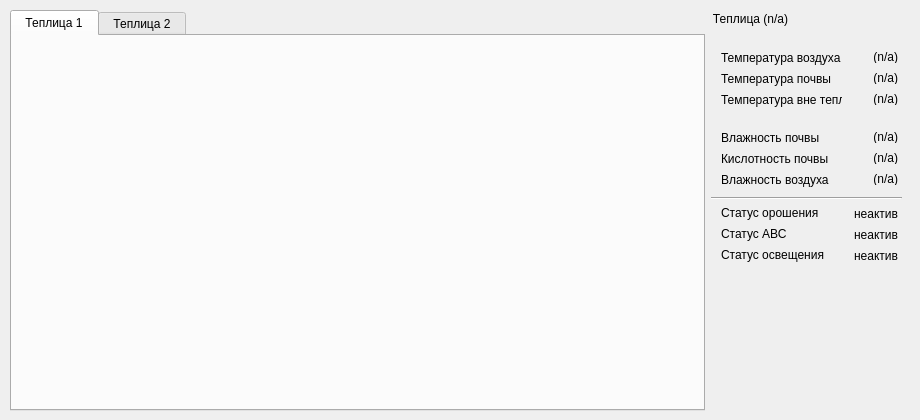
            <widget class="QWidget" name="page_3">
             <widget class="QWidget" name="horizontalLayoutWidget">
              <property name="geometry">
               <rect>
                <x>10</x>
                <y>10</y>
                <width>901</width>
                <height>401</height>
               </rect>
              </property>
              <layout class="QHBoxLayout" name="horizontalLayout_3">
               <property name="sizeConstraint">
                <enum>QLayout::SetMinAndMaxSize</enum>
               </property>
               <item>
                <widget class="QTabWidget" name="taw_PtsRoot">
                 <property name="sizePolicy">
                  <sizepolicy hsizetype="Expanding" vsizetype="Expanding">
                   <horstretch>0</horstretch>
                   <verstretch>0</verstretch>
                  </sizepolicy>
                 </property>
                 <property name="maximumSize">
                  <size>
                   <width>720</width>
                   <height>16777215</height>
                  </size>
                 </property>
                 <widget class="QWidget" name="tab">
                  <attribute name="title">
                   <string> Теплица 1 </string>
                  </attribute>
                 </widget>
                 <widget class="QWidget" name="tab_2">
                  <attribute name="title">
                   <string> Теплица 2 </string>
                  </attribute>
                 </widget>
                </widget>
               </item>
               <item>
                <widget class="QGroupBox" name="groupBox">
                 <property name="sizePolicy">
                  <sizepolicy hsizetype="Maximum" vsizetype="Preferred">
                   <horstretch>0</horstretch>
                   <verstretch>0</verstretch>
                  </sizepolicy>
                 </property>
                 <property name="minimumSize">
                  <size>
                   <width>200</width>
                   <height>0</height>
                  </size>
                 </property>
                 <property name="maximumSize">
                  <size>
                   <width>200</width>
                   <height>16777215</height>
                  </size>
                 </property>
                 <property name="styleSheet">
                  <string notr="true">QGroupBox { margin-top: 11px; border-top: 1px flat; }</string>
                 </property>
                 <property name="title">
                  <string>Теплица (n/a)</string>
                 </property>
                 <widget class="QLabel" name="lbl_ReadOnly26">
                  <property name="geometry">
                   <rect>
                    <x>10</x>
                    <y>40</y>
                    <width>121</width>
                    <height>16</height>
                   </rect>
                  </property>
                  <property name="text">
                   <string>Температура воздуха</string>
                  </property>
                 </widget>
                 <widget class="QLabel" name="lbl_PtsStatAirTemp">
                  <property name="geometry">
                   <rect>
                    <x>140</x>
                    <y>40</y>
                    <width>47</width>
                    <height>13</height>
                   </rect>
                  </property>
                  <property name="text">
                   <string>(n/a)</string>
                  </property>
                  <property name="alignment">
                   <set>Qt::AlignRight|Qt::AlignTrailing|Qt::AlignVCenter</set>
                  </property>
                 </widget>
                 <widget class="QLabel" name="lbl_ReadOnly27">
                  <property name="geometry">
                   <rect>
                    <x>10</x>
                    <y>61</y>
                    <width>111</width>
                    <height>16</height>
                   </rect>
                  </property>
                  <property name="text">
                   <string>Температура почвы</string>
                  </property>
                 </widget>
                 <widget class="QLabel" name="lbl_PtsStatSoilTemp">
                  <property name="geometry">
                   <rect>
                    <x>140</x>
                    <y>61</y>
                    <width>47</width>
                    <height>13</height>
                   </rect>
                  </property>
                  <property name="text">
                   <string>(n/a)</string>
                  </property>
                  <property name="alignment">
                   <set>Qt::AlignRight|Qt::AlignTrailing|Qt::AlignVCenter</set>
                  </property>
                 </widget>
                 <widget class="QLabel" name="lbl_ReadOnly28">
                  <property name="geometry">
                   <rect>
                    <x>10</x>
                    <y>82</y>
                    <width>121</width>
                    <height>16</height>
                   </rect>
                  </property>
                  <property name="text">
                   <string>Температура вне тепл.</string>
                  </property>
                 </widget>
                 <widget class="QLabel" name="lbl_PtsStatExtAirTemp">
                  <property name="geometry">
                   <rect>
                    <x>140</x>
                    <y>82</y>
                    <width>47</width>
                    <height>13</height>
                   </rect>
                  </property>
                  <property name="text">
                   <string>(n/a)</string>
                  </property>
                  <property name="alignment">
                   <set>Qt::AlignRight|Qt::AlignTrailing|Qt::AlignVCenter</set>
                  </property>
                 </widget>
                 <widget class="QLabel" name="lbl_PtsStatAirMoisture">
                  <property name="geometry">
                   <rect>
                    <x>140</x>
                    <y>162</y>
                    <width>47</width>
                    <height>13</height>
                   </rect>
                  </property>
                  <property name="text">
                   <string>(n/a)</string>
                  </property>
                  <property name="alignment">
                   <set>Qt::AlignRight|Qt::AlignTrailing|Qt::AlignVCenter</set>
                  </property>
                 </widget>
                 <widget class="QLabel" name="lbl_ReadOnly31">
                  <property name="geometry">
                   <rect>
                    <x>10</x>
                    <y>162</y>
                    <width>121</width>
                    <height>16</height>
                   </rect>
                  </property>
                  <property name="text">
                   <string>Влажность воздуха</string>
                  </property>
                 </widget>
                 <widget class="QLabel" name="lbl_PtsStatSoilPHRate">
                  <property name="geometry">
                   <rect>
                    <x>140</x>
                    <y>141</y>
                    <width>47</width>
                    <height>13</height>
                   </rect>
                  </property>
                  <property name="text">
                   <string>(n/a)</string>
                  </property>
                  <property name="alignment">
                   <set>Qt::AlignRight|Qt::AlignTrailing|Qt::AlignVCenter</set>
                  </property>
                 </widget>
                 <widget class="QLabel" name="lbl_ReadOnly30">
                  <property name="geometry">
                   <rect>
                    <x>10</x>
                    <y>141</y>
                    <width>121</width>
                    <height>16</height>
                   </rect>
                  </property>
                  <property name="text">
                   <string>Кислотность почвы</string>
                  </property>
                 </widget>
                 <widget class="QLabel" name="lbl_PtsStatSoilMoisture">
                  <property name="geometry">
                   <rect>
                    <x>140</x>
                    <y>120</y>
                    <width>47</width>
                    <height>13</height>
                   </rect>
                  </property>
                  <property name="text">
                   <string>(n/a)</string>
                  </property>
                  <property name="alignment">
                   <set>Qt::AlignRight|Qt::AlignTrailing|Qt::AlignVCenter</set>
                  </property>
                 </widget>
                 <widget class="QLabel" name="lbl_ReadOnly29">
                  <property name="geometry">
                   <rect>
                    <x>10</x>
                    <y>120</y>
                    <width>121</width>
                    <height>16</height>
                   </rect>
                  </property>
                  <property name="text">
                   <string>Влажность почвы</string>
                  </property>
                 </widget>
                 <widget class="Line" name="line_3">
                  <property name="geometry">
                   <rect>
                    <x>0</x>
                    <y>180</y>
                    <width>191</width>
                    <height>16</height>
                   </rect>
                  </property>
                  <property name="frameShadow">
                   <enum>QFrame::Sunken</enum>
                  </property>
                  <property name="lineWidth">
                   <number>1</number>
                  </property>
                  <property name="orientation">
                   <enum>Qt::Horizontal</enum>
                  </property>
                 </widget>
                 <widget class="QLabel" name="lbl_PtsSysLightStat">
                  <property name="geometry">
                   <rect>
                    <x>140</x>
                    <y>239</y>
                    <width>47</width>
                    <height>13</height>
                   </rect>
                  </property>
                  <property name="text">
                   <string>неактив</string>
                  </property>
                  <property name="alignment">
                   <set>Qt::AlignRight|Qt::AlignTrailing|Qt::AlignVCenter</set>
                  </property>
                 </widget>
                 <widget class="QLabel" name="lbl_ReadOnly34">
                  <property name="geometry">
                   <rect>
                    <x>10</x>
                    <y>237</y>
                    <width>121</width>
                    <height>16</height>
                   </rect>
                  </property>
                  <property name="text">
                   <string>Статус освещения</string>
                  </property>
                 </widget>
                 <widget class="QLabel" name="lbl_ReadOnly32">
                  <property name="geometry">
                   <rect>
                    <x>10</x>
                    <y>195</y>
                    <width>121</width>
                    <height>16</height>
                   </rect>
                  </property>
                  <property name="text">
                   <string>Статус орошения</string>
                  </property>
                 </widget>
                 <widget class="QLabel" name="lbl_PtsSysVentlStat">
                  <property name="geometry">
                   <rect>
                    <x>140</x>
                    <y>218</y>
                    <width>47</width>
                    <height>13</height>
                   </rect>
                  </property>
                  <property name="text">
                   <string>неактив</string>
                  </property>
                  <property name="alignment">
                   <set>Qt::AlignRight|Qt::AlignTrailing|Qt::AlignVCenter</set>
                  </property>
                 </widget>
                 <widget class="QLabel" name="lbl_PtsSysWtnStat">
                  <property name="geometry">
                   <rect>
                    <x>140</x>
                    <y>197</y>
                    <width>47</width>
                    <height>13</height>
                   </rect>
                  </property>
                  <property name="text">
                   <string>неактив</string>
                  </property>
                  <property name="alignment">
                   <set>Qt::AlignRight|Qt::AlignTrailing|Qt::AlignVCenter</set>
                  </property>
                 </widget>
                 <widget class="QLabel" name="lbl_ReadOnly33">
                  <property name="geometry">
                   <rect>
                    <x>10</x>
                    <y>216</y>
                    <width>121</width>
                    <height>16</height>
                   </rect>
                  </property>
                  <property name="text">
                   <string>Статус АВС</string>
                  </property>
                 </widget>
                </widget>
               </item>
              </layout>
             </widget>
            </widget>
